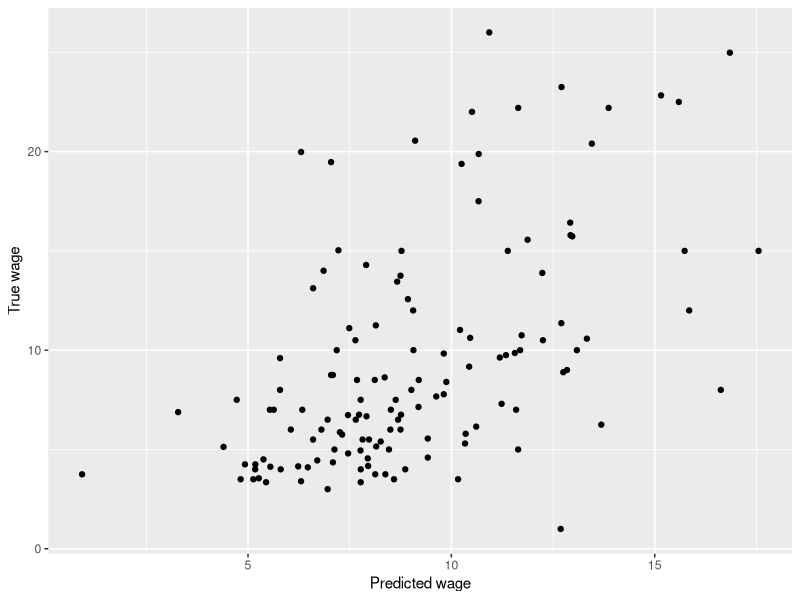
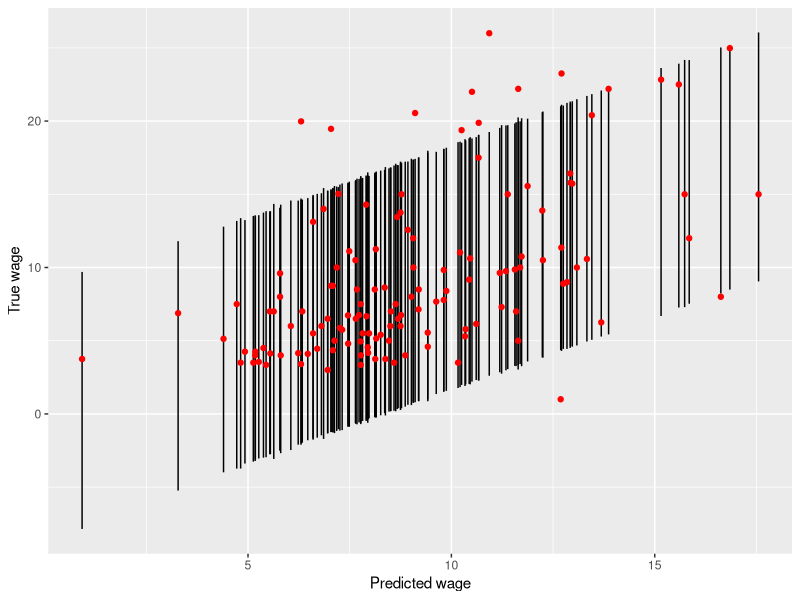
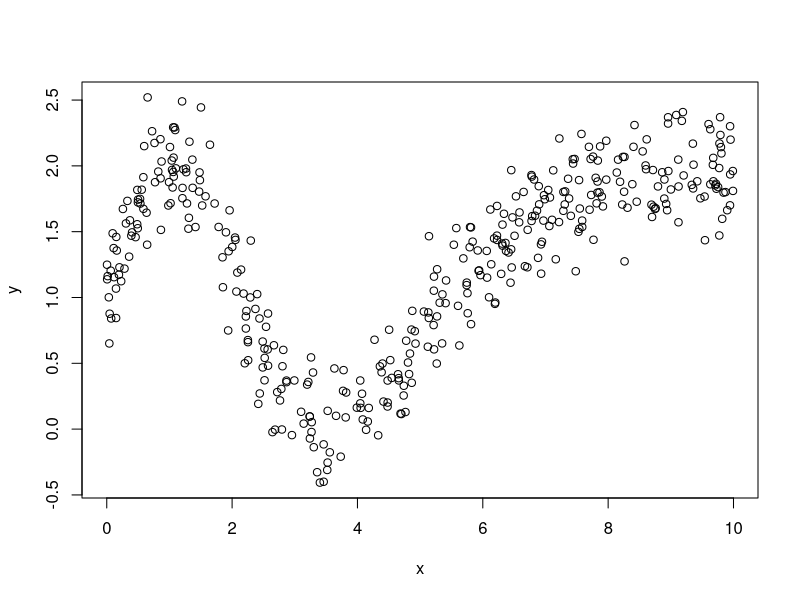

Reproduce these figures in R, in order. (Note: this script raises an error after producing the figures.)
## ---- chunk 1
library(tidyverse)
## ---- chunk 2
wage.train <- read_csv("../data/wage-train.csv")
## ---- chunk 3
wage.test <- read_csv("../data/wage-test.csv")
## ---- chunk 4
wage.lm <- lm(WAGE ~ . , data=wage.train)
summary(wage.lm)
## ---- chunk 5
library(broom)
tidy(wage.lm)
## ---- chunk 6
glance(wage.lm)
## ---- chunk 7
wage.modfit <- glance(wage.lm)
wage.modfit$r.squared
## ---- chunk 8
wage.pred <- predict(wage.lm, newdata=wage.test, interval="prediction")
head(wage.pred)
## ---- chunk 9
wage.tidypred <- augment(wage.lm, newdata=wage.test, interval="prediction")
wage.tidypred %>% select(starts_with("."), everything())
## ---- chunk 10
ggplot(wage.tidypred) +
  geom_point(mapping = aes(x=.fitted, y=WAGE)) +
  labs(x="Predicted wage",
       y="True wage")
## ---- chunk 11
ggplot(wage.tidypred) +
  geom_linerange(mapping = aes(x=.fitted, ymin=.lower, ymax=.upper)) +
  geom_point(mapping = aes(x=.fitted, y=WAGE), col='red') +
  labs(x="Predicted wage",
       y="True wage")
## ---- chunk 12
wage.lm.2 <- lm(WAGE ~ . -RACE, data=wage.train)
wage.pred.test <- augment(wage.lm, newdata=wage.test)
wage.pred.test.2 <- augment(wage.lm.2, newdata=wage.test)
wage.pred.train <- augment(wage.lm, newdata=wage.train)
wage.pred.train.2 <- augment(wage.lm.2, newdata=wage.train)
wage.pred.all <- bind_rows(list(test1 = wage.pred.test,
                                test2 = wage.pred.test.2,
                                train1 = wage.pred.train,
                                train2 = wage.pred.train.2), .id="Prediction")
wage.pred.all %>%
  group_by(Prediction) %>%
  summarise(MSE = mean((.fitted - WAGE)^2))
## ---- chunk 13
wage.lm.step <- step(wage.lm)
summary(wage.lm.step)
## ---- chunk 14
wage.lm.step %>%
  augment(newdata = wage.test) %>%
  summarise(MSE = mean((.fitted - WAGE)^2))
## ---- chunk 15
set.seed(2012)
x <- runif(400,0,10)
y <- 1+ sin(1.5*x/(1+x^2/100)) + rnorm(400,sd=0.25)
plot(x,y)
## ---- chunk 16
toy.rp <- rpart(y ~ x, cp=0.1)
plot(toy.rp,compress=T,margin=0.1)
text(toy.rp,cex=1)
## ---- chunk 17
plot(x,y,col=2,pch=19)
polygon(c(-1,-1,2.163,2.163),c(-0.7,2.9,2.9,-0.7),col=grey(0.95),border=NA)
polygon(c(2.163,2.163,6.213,6.213),c(-0.7,2.9,2.9,-0.7),col=grey(0.85),border=NA)
polygon(c(6.213,6.213,11,11),c(-0.7,2.9,2.9,-0.7),col=grey(0.95),border=NA)
points(x,y,col=2,pch=19)
segments(6.213,1.794,11,1.794,lwd=2)
segments(2.163,0.5704,6.213,0.5704,lwd=2)
segments(-1,1.645,2.163,1.645,lwd=2)
box()
## ---- chunk 18
par(mfrow=c(1,2))
par(mar=c(0,0,2,0))
plot(c(0,2),c(0.1,2),type="n",xlab="",ylab="",axes=F)
segments(0.3,1.5,1.7,1.5)
segments(1,1.7,1,1.5)
segments(0.3,1.5,0.3,0.5)
segments(1.7,1.5,1.7,0.5)
text(1,1.8,"{2,3,7}",cex=1.25)
text(0.3,0.4,"{2}",cex=1.25)
text(1.7,0.4,"{3,7}",cex=1.25)
text(0.5,1.6,"x < 0.2",cex=1.25)
text(1.5,1.6,"x >= 0.2",cex=1.25)
title("Tree (i)",cex.main=1.5)
plot(c(0,2),c(0.1,2),type="n",xlab="",ylab="",axes=F)
segments(0.3,1.5,1.7,1.5)
segments(1,1.7,1,1.5)
segments(0.3,1.5,0.3,0.5)
segments(1.7,1.5,1.7,0.5)
text(1,1.8,"{2,3,7}",cex=1.25)
text(0.3,0.4,"{2,3}",cex=1.25)
text(1.7,0.4,"{7}",cex=1.25)
text(0.5,1.6,"x < 0.4",cex=1.25)
text(1.5,1.6,"x >= 0.4",cex=1.25)
title("Tree (ii)")
## ---- chunk 19
library(rpart)
wage.rp <- rpart(WAGE ~ . ,data=wage.train)
summary(wage.rp)
## ---- chunk 20
plot(wage.rp, compress=TRUE, margin=0.1)
text(wage.rp)
## ---- chunk 21
wage.rp.pred <- predict(wage.rp, newdata=wage.test)
head(wage.rp.pred)
mse.rp <- mean((wage.rp.pred - wage.test$WAGE)^2)
mse.rp
## ---- chunk 22
wage.rp.1 <- rpart(WAGE ~ ., data=wage.train, cp=0.1)
wage.rp.2 <- rpart(WAGE ~ ., data=wage.train, cp=0.001)
par(mar=c(1,1,3,1))
par(mfrow=c(1,2))
plot(wage.rp.1,compress=T,margin=0.1)
text(wage.rp.1,cex=0.7)
title("cp=0.1")
plot(wage.rp.2,compress=T,margin=0.1)
text(wage.rp.2,cex=0.7)
title("cp=0.001")
## ---- chunk 23
wage.rp.pred.1 <- predict(wage.rp.1, newdata=wage.test)
wage.rp.pred.2 <- predict(wage.rp.2, newdata=wage.test)
mse.rp.1 <- mean((wage.rp.pred.1 - wage.test$WAGE)^2)
mse.rp.2 <- mean((wage.rp.pred.2 - wage.test$WAGE)^2)
mse.rp.1
mse.rp.2
## ---- chunk 24
printcp(wage.rp.2)
## ---- chunk 25
wage.rp.3 <- rpart(WAGE ~ ., data=wage.train, cp=0.023)
wage.rp.pred.3 <- predict(wage.rp.3, newdata=wage.test)
mse.rp.3 <- mean((wage.rp.pred.3 - wage.test$WAGE)^2)
mse.rp.3
## ---- chunk 26
par(mar=c(0,0,0,0))
plot(c(1,9),c(0,11),type="n",axes=F,xlab="",ylab="")
symbols(c(2,2,2,2,5,5,5,8),c(1,3.67,6.33,9,2,5,8,5),circle=rep(0.5,8),inches=F,add=T)
arrows(2.5,1,4.5,2,length=0.1)
arrows(2.5,1,4.5,5,length=0.1)
arrows(2.5,1,4.5,8,length=0.1)
arrows(2.5,3.67,4.5,2,length=0.1)
arrows(2.5,3.67,4.5,5,length=0.1)
arrows(2.5,3.67,4.5,8,length=0.1)
arrows(2.5,6.33,4.5,2,length=0.1)
arrows(2.5,6.33,4.5,5,length=0.1)
arrows(2.5,6.33,4.5,8,length=0.1)
arrows(2.5,9,4.5,2,length=0.1)
arrows(2.5,9,4.5,5,length=0.1)
arrows(2.5,9,4.5,8,length=0.1)
arrows(5.5,2,7.5,5,length=0.1)
arrows(5.5,5,7.5,5,length=0.1)
arrows(5.5,8,7.5,5,length=0.1)
text(2,9,expression(x[1]),cex=1.5)
text(2,6.33,expression(x[2]),cex=1.5)
text(2,3.67,expression(x[3]),cex=1.5)
text(2,1,expression(x[4]),cex=1.5)
text(5,8,expression(z[1]),cex=1.5)
text(5,5,expression(z[2]),cex=1.5)
text(5,2,expression(z[3]),cex=1.5)
text(8,5,expression(hat(y)),cex=1.5)
text(2,10.2,"Inputs",cex=1.5)
text(5,10.2,"Hidden layer",cex=1.5)
text(8,10.2,"Output",cex=1.5)
## ---- chunk 27
curve(1/(1+exp(-x)),from=-5,to=5,xlab="v",ylab=expression(phi(v)))
## ---- chunk 28
library(nnet)
set.seed(1069)
wage.nn.1 <- nnet(WAGE ~ .,size=8, data=wage.train, linout=TRUE)
wage.nn.pred.1 <- predict(wage.nn.1,wage.test)
mse.nn.1 <- mean((wage.nn.pred.1 - wage.test$WAGE)^2)
mse.nn.1
set.seed(1069)
wage.nn.2 <- nnet(WAGE ~ .,size=5, data=wage.train, linout=TRUE)
wage.nn.pred.2 <- predict(wage.nn.2,wage.test)
mse.nn.2 <- mean((wage.nn.pred.2 - wage.test$WAGE)^2)
mse.nn.2
set.seed(1069)
wage.nn.3 <- nnet(WAGE ~ .,size=8, data=wage.train, linout=TRUE, decay=0.01)
wage.nn.pred.3 <- predict(wage.nn.3,wage.test)
mse.nn.3 <- mean((wage.nn.pred.3 - wage.test$WAGE)^2)
mse.nn.3
set.seed(1069)
wage.nn.4 <- nnet(WAGE ~ .,size=5, data=wage.train, linout=TRUE, decay=0.01)
wage.nn.pred.4 <- predict(wage.nn.4,wage.test)
mse.nn.4 <- mean((wage.nn.pred.4 - wage.test$WAGE)^2)
mse.nn.4
## ---- chunk 29
clock.train <- read_csv("../data/clock-train.csv")
clock.test <- read_csv("../data/clock-test.csv")
head(clock.train)
head(clock.test)
## ---- chunk 30
set.seed(442)
validation.index <- sample(1:50,size=10)
validation.index
clock.train.new <- clock.train[-validation.index,]
clock.validation <- clock.train[validation.index,]
## ---- chunk 31
clock.lm <- lm(Price ~ Age + Condition, data=clock.train.new)
clock.pred.lm.valid <- predict(clock.lm, newdata=clock.validation)
clock.pred.lm.valid
clock.pred.lm.valid.MSE <- mean((clock.pred.lm.valid - clock.validation$Price)^2)

library(rpart)
clock.rp <- rpart(Price ~ Age + Condition, data=clock.train.new, cp=0.001)
clock.pred.rp.valid <- predict(clock.rp, newdata=clock.validation)
clock.pred.rp.valid
clock.pred.rp.valid.MSE <- mean((clock.pred.rp.valid - clock.validation$Price)^2)
cbind(clock.validation$Price, clock.pred.lm.valid, clock.pred.rp.valid)
clock.pred.lm.valid.MSE
clock.pred.rp.valid.MSE
## ---- chunk 32
clock.lm.final <- lm(Price ~ Age + Condition, data=clock.train)
clock.pred.test <- predict(clock.lm.final, newdata=clock.test)
data.frame(clock.test$Age, clock.test$Condition, clock.pred.test)
